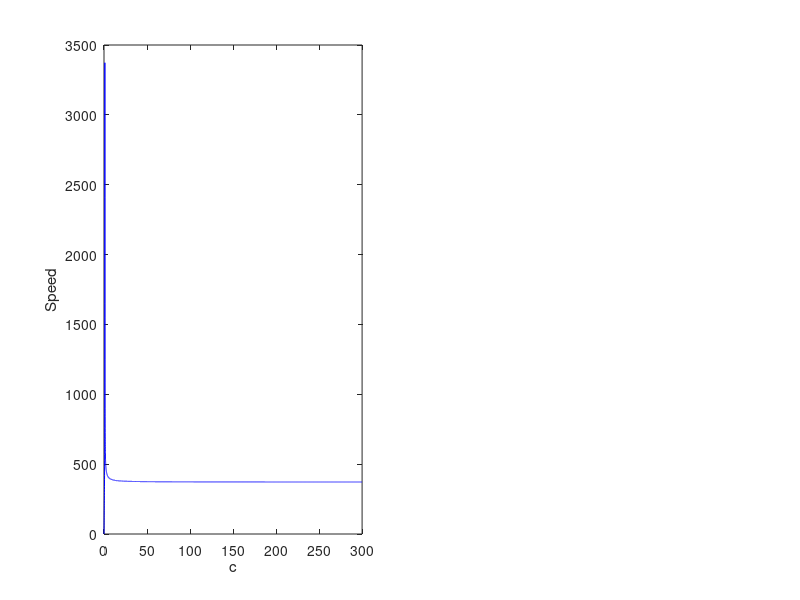

Recreate this plot in MATLAB. (Note: this script raises an error after producing the figure.)
clear all;
clc;
%% Any parametric input can be taken
% Our Test Case
W=0;
x=0.12;
y=0.08;
m=2.5;
h1=0.015;
h2=0;
S1=1128;
S2=831;
r0=0.12;




%% Case1: varying c fixing phi
c2=linspace(0,300,10000);
Phi2=70; % Can take any arbitrary value
c=c2;
Phi=Phi2;
r1=r0-(x.*(1-(1./c)).*(y.*cosd(Phi)-h1.*sind(Phi))/y);
r2=r0-(x.*(1-(1./c)).*(y.*cosd(Phi)+h2.*sind(Phi))/y);
Fc1=(m*9.81.*(y.*cosd(Phi)-h1.*sind(Phi))./(h1.*cosd(Phi)+y.*sind(Phi)))+((W+S1)*y*y.*c)./(2*x.*(c-ones(size(c))).*(h1.*cosd(Phi)+y.*sind(Phi)));
Fc2=(m*9.81.*(y.*cosd(Phi)+h2.*sind(Phi))./(-h2.*cosd(Phi)+y.*sind(Phi)))+((W+S2)*y*y.*c)./(2*x.*(c-ones(size(c))).*(-h2.*cosd(Phi)+y.*sind(Phi)));
N1=sqrt(abs(Fc1./(m*r1)))*60/(2*3.14);
N2=sqrt(abs(Fc2./(m*r2)))*60/(2*3.14);
w=N1-N2;

%% Search for critical Values
for i=1:length(w)
    if w(i)==max(w)
        for j=i:length(w)
            if w(j+1)<0 || j+1==length(w)
                tol=min(w(i:j));
                break;
            end
        end
    end
end
%%
c_critical=c(find(w==tol));
q=figure;
subplot(1,2,1);
plot(c,N1,'-b');
xlabel('c');
ylabel('Speed');
title('c_{critical}=',num2str(c_critical));
hold on;
plot(c,N2,'-r');
axis auto
hold off;
clear Phi;
clear c;

%% Case2: varying phi fixing c
Phi1=linspace(1,180,10000);
c1=299.97*ones(size(Phi1)); %Can take any arbirary value
c=c1;
Phi=Phi1;
r1=r0-(x.*(1-(1./c)).*(y.*cosd(Phi)-h1.*sind(Phi))/y);
r2=r0-(x.*(1-(1./c)).*(y.*cosd(Phi)+h2.*sind(Phi))/y);
Fc1=(m*9.81.*(y.*cosd(Phi)-h1.*sind(Phi))./(h1.*cosd(Phi)+y.*sind(Phi)))+((W+S1)*y*y.*c)./(2*x.*(c-ones(size(c))).*(h1.*cosd(Phi)+y.*sind(Phi)));
Fc2=(m*9.81.*(y.*cosd(Phi)+h2.*sind(Phi))./(-h2.*cosd(Phi)+y.*sind(Phi)))+((W+S2)*y*y.*c)./(2*x.*(c-ones(size(c))).*(-h2.*cosd(Phi)+y.*sind(Phi)));
N1=sqrt(abs(Fc1./(m*r1)))*60/(2*3.14);
N2=sqrt(abs(Fc2./(m*r2)))*60/(2*3.14);
w=N1-N2;
tol=min(abs(w));
index=abs(w)<=tol;
indexNumeric = find(index);
Phi_critical=Phi(indexNumeric(1));
subplot(1,2,2);
plot(Phi,N1,'-b');
xlabel('Phi');
ylabel('Speed');
title('Phi_{critical} (in degrees)= ',num2str(Phi_critical));
hold on;
plot(Phi,N2,'-r');
axis auto;
hold off;